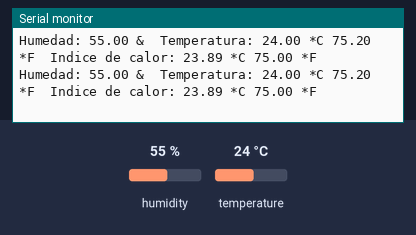
Simulated run of this sketch. Board: Arduino Uno, built with avr-gcc and run on an emulated ATmega328P. On the bench: the last lines printed to the serial monitor. The test bench sets the inputs (shaded band); at power-on: humidity 55 %, temperature 24 °C.

Above: at 3.8 s.
3.9 s: humidity set to 22 %
At 6.6 s:
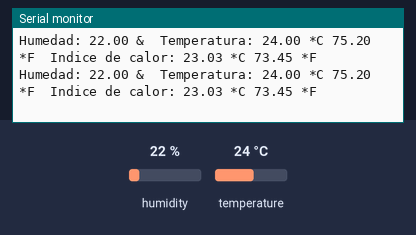
6.8 s: temperature set to 12 °C
At 7.7 s:
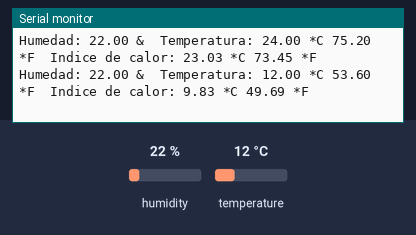
9.7 s: humidity set to 40 %
At 11.1 s:
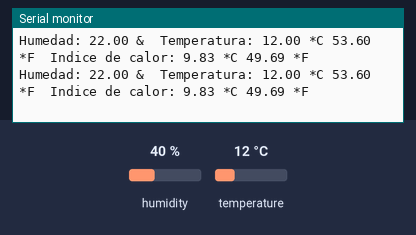
Timing chart, 0 to 12.7 s (numbered marks = the images above; inputs shaded):
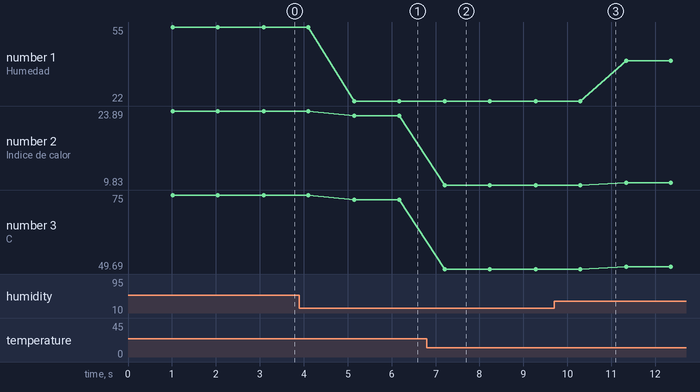

The sketch:

sensor.ino
```cpp
#include <DHT.h>

#define DHTPIN 2
#define DHTTYPE DHT11

DHT dht(DHTPIN,DHTTYPE);

void setup() {
  // put your setup code here, to run once:
  Serial.begin(9600);

}

void loop() {
  // put your main code here, to run repeatedly:
  delay(1000);
  float h=dht.readHumidity();
  float t= dht.readTemperature();
  float f = dht.readTemperature(true);

  float hif = dht.computeHeatIndex(f,h);
  float hic = dht.computeHeatIndex(t,h,false);

  Serial.print("Humedad: ");
  Serial.print(h);
  Serial.print(" &\t");
  Serial.print("Temperatura: ");
  Serial.print(t);
  Serial.print(" *C ");
  Serial.print(f);
  Serial.print(" *F\t");
  Serial.print("Indice de calor: ");
  Serial.print(hic);
  Serial.print(" *C ");
  Serial.print(hif);
  Serial.println(" *F");
}
```

Measured:
- after the input at 3.9 s, the serial monitor: prints a new line after 1.3 s (image 1)
- after the input at 6.8 s, the serial monitor: prints a new line after 0.41 s (image 2)
- plotted number 1: 55 → 22 after the input at 3.9 s, 22 → 40 after the input at 9.7 s
- plotted number 2: 23.89 → 23.03 after the input at 3.9 s, 23.03 → 9.83 after the input at 6.8 s, 9.83 → 10.3 after the input at 9.7 s
- plotted number 3: 75 → 73.45 after the input at 3.9 s, 73.45 → 49.69 after the input at 6.8 s, 49.69 → 50.54 after the input at 9.7 s
